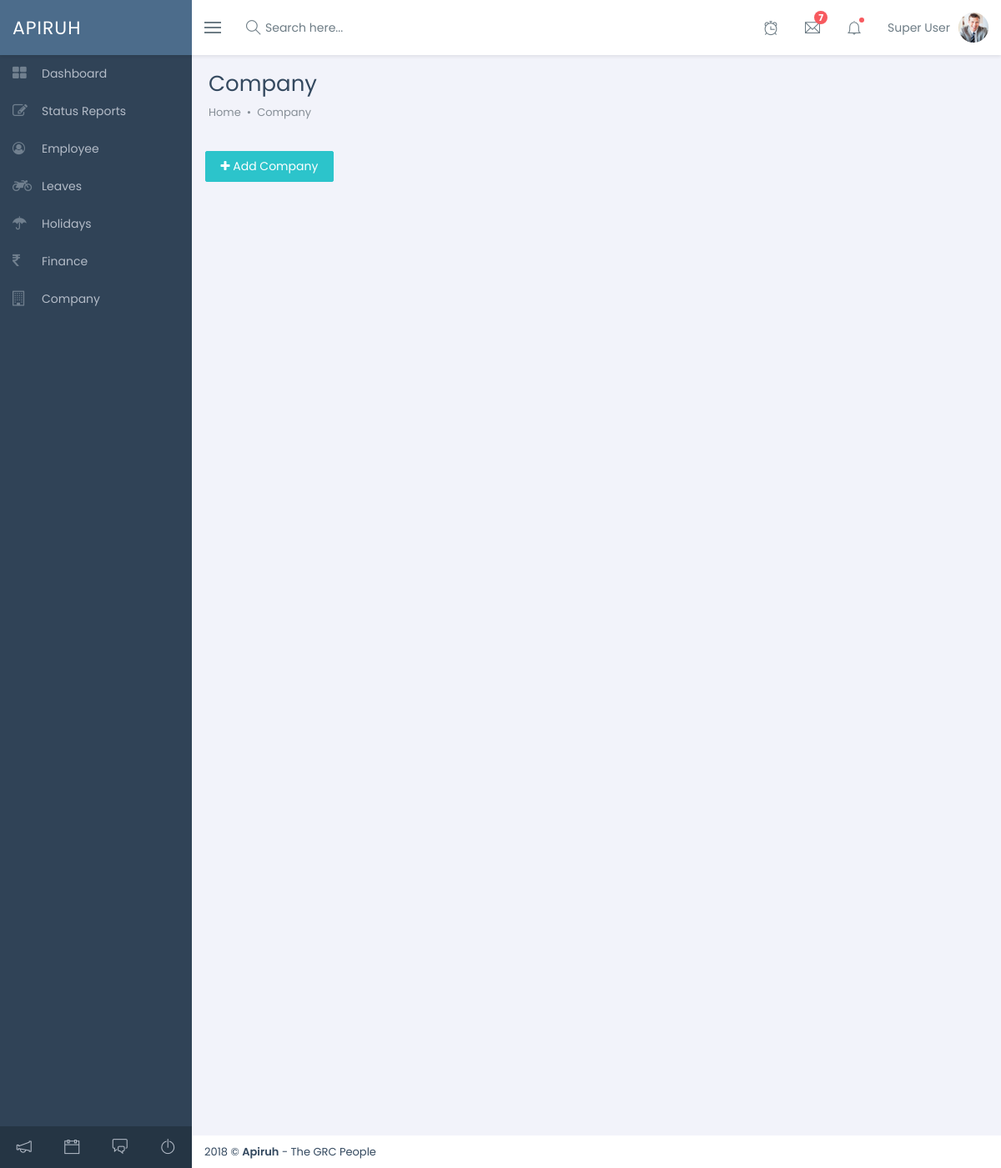
/new/admin/company.php, run on an earlier commit of the app's database.
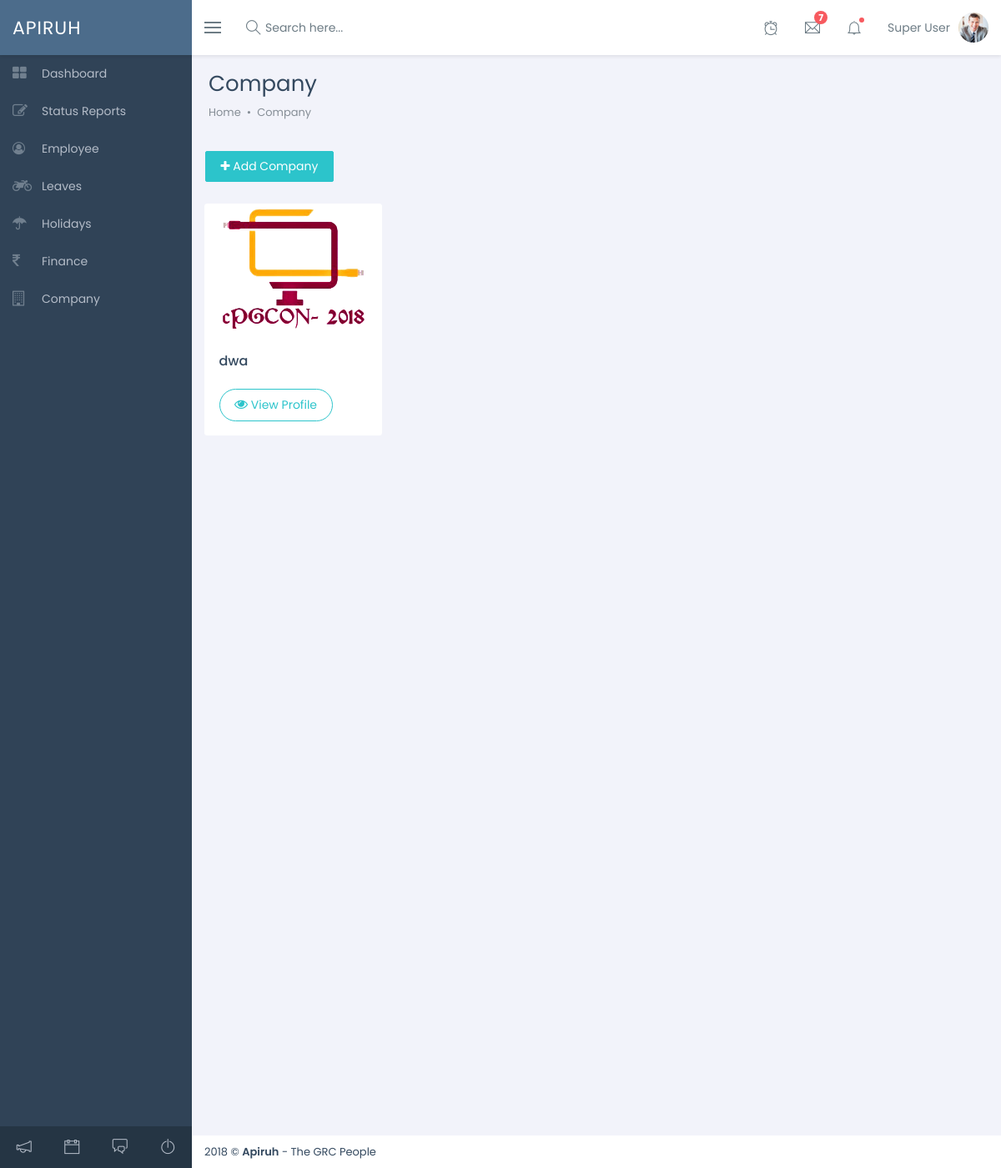
And on a later commit of the database.
### tables this page shows
CREATE TABLE `client` (
  `client_id` int(20) NOT NULL,
  `client_name` text NOT NULL,
  `client_addr` text NOT NULL,
  `client_poc` text NOT NULL,
  `client_poc_no` int(15) NOT NULL,
  `gstin` varchar(20) NOT NULL,
  `pan_no` varchar(20) NOT NULL,
  `agreement` varchar(256) NOT NULL,
  `support_docs` varchar(256) NOT NULL,
  `pic` varchar(256) NOT NULL
);

### new/admin/functions.php (called while the page is built, shortened)
<?php
require_once('config.php');
function get_comp_details(){
	global $connection;
	try {
		$stmt = $connection->prepare("SELECT * FROM `client` WHERE 1");
		$stmt->execute();
		$data = $stmt->fetchAll(PDO::FETCH_OBJ);
		return ($data);
	} catch (PDOException $e) {
		echo '{"error": {"text":'. $e->getMessage() .'}}';
	}
}
?>

### new/admin/company.php (the view, shortened to what this page needs)
<!DOCTYPE html>
<html>
<?php
      require_once('../includes/header.php');
      require_once('functions.php');
      $emp = get_comp_details();
  ?>
  <link href="../../../vendors/dataTables/datatables.min.css" rel="stylesheet"/>
   <link href="../assets/css/pages/ecommerce.css" rel="stylesheet"/>
  <body class="fixed-navbar">
    <div class="page-wrapper">
     <?php require_once('../includes/nav_bar.php'); ?>
      <div class="wrapper content-wrapper">
        <div class="page-heading">
          <h1 class="page-title">Company</h1>
          <ol class="breadcrumb">
            <li class="breadcrumb-item"><a href="index.html">Home</a></li>
            <li class="breadcrumb-item active">Company</li>
          </ol>
        </div>
        <div class="page-content fade-in-up">
          <div class="alert" style="padding-left: 0px; margin-bottom: 0px">
            <a class="btn btn-info" href="add_company"><i class="fa fa-plus"></i> Add Company</a></p>
          </div>
          <div class="page-content fade-in-up" style="padding-top: 0px; margin-top: 0px">
          <div class="row products-board">
            <?php
                foreach ($emp as $key){
              ?>
            <div class="col-lg-3 col-sm-6">
              <div class="card"><img src="<?= $key->pic; ?>"/>
                <div class="card-body"><a class="product-name" href="../admin/employee_profile?id=<?=$key->emp_id?>"><?= $key->client_name; ?></a><br>
                  <div class="m-t-10 d-flex justify-content-between align-items-center">
                    <a href="../admin/employee_profile?id=<?=$key->emp_id?>"><button class="btn btn-outline-info btn-rounded"><i class="fa fa-eye font-16"></i> View Profile</button></a>
                  </div>
                </div>
              </div>
            </div>
            <?php
                }
              ?>
          </div>
        </div>
        </div>
                <?php require_once('../includes/footer.php'); ?>
      </div>
    </div>
  </body>
</html>

### new/includes/header.php (shortened to what this page needs)
<head>
    <link href="../assets/vendors/bootstrap/dist/css/bootstrap.min.css" rel="stylesheet" />
    <link href="../assets/vendors/font-awesome/css/font-awesome.min.css" rel="stylesheet" />
    <link href="../assets/vendors/line-awesome/css/line-awesome.min.css" rel="stylesheet" />
    <link href="../assets/vendors/themify-icons/css/themify-icons.css" rel="stylesheet" />
    <link href="../assets/vendors/animate.css/animate.min.css" rel="stylesheet" />
    <link href="../assets/vendors/toastr/toastr.min.css" rel="stylesheet" />
    <link href="../assets/vendors/bootstrap-select/dist/css/bootstrap-select.min.css" rel="stylesheet" />
    <link href="../assets/vendors/jvectormap/jquery-jvectormap-2.0.3.css" rel="stylesheet" />
    <link href="../assets/css/main.min.css" rel="stylesheet" />
        <link href="../assets/vendors/bootstrap-datepicker/dist/css/bootstrap-datepicker3.min.css" rel="stylesheet" />
</head>

### new/includes/nav_bar.php (shortened to what this page needs)
  <header class="header">
      <div class="page-brand">
          <a href="index.html">
              <span class="brand">Apiruh</span>
          </a>
      </div>
      <div class="flexbox flex-1">
          <ul class="nav navbar-toolbar">
              <li>
                  <a class="nav-link sidebar-toggler js-sidebar-toggler" href="javascript:;">
                      <span class="icon-bar"></span>
                      <span class="icon-bar"></span>
                      <span class="icon-bar"></span>
                  </a>
              </li>
              <li>
                  <a class="nav-link search-toggler js-search-toggler"><i class="ti-search"></i>
                      <span>Search here...</span>
                  </a>
              </li>
          </ul>
          <ul class="nav navbar-toolbar">
              <li class="timeout-toggler">
                  <a class="nav-link toolbar-icon" data-toggle="modal" data-target="#session-dialog" href="javascript:;"><i class="ti-alarm-clock timeout-toggler-icon rel"><span class="notify-signal"></span></i></a>
              </li>
              <li class="dropdown dropdown-inbox">
                  <a class="nav-link dropdown-toggle toolbar-icon" data-toggle="dropdown" href="javascript:;"><i class="ti-email"></i>
                      <span class="envelope-badge">7</span>
                  </a>
              </li>
              <li class="dropdown dropdown-notification">
                  <a class="nav-link dropdown-toggle toolbar-icon" data-toggle="dropdown" href="javascript:;"><i class="ti-bell rel"><span class="notify-signal"></span></i></a>
              </li>
              <li class="dropdown dropdown-user">
                  <a class="nav-link dropdown-toggle link" data-toggle="dropdown">
                      <span>Super User</span>
                      <img src="../assets/img/users/admin-image.png" alt="image" />
                  </a>
              </li>
          </ul>
      </div>
  </header>
<nav class="page-sidebar" id="sidebar">
  <div id="sidebar-collapse">
    <ul class="side-menu metismenu">
      <li>
        <a href="../admin/index">
          <i class="sidebar-item-icon fa fa-th-large"></i>
          <span class="nav-label">Dashboard</span>
        </a>
      </li>
      <li>
        <a href="../admin/status_report">
          <i class="sidebar-item-icon fa fa-edit"></i>
          <span class="nav-label">Status Reports</span>
        </a>
      </li>
      <li>
        <a href="../admin/employee.php">
          <i class="sidebar-item-icon fa fa-user-circle-o" style="font-size:15px"></i>
          <span class="nav-label">Employee</span>
        </a>
      </li>
      <li>
        <a href="../admin/leaves">
          <i class="sidebar-item-icon fa fa-motorcycle"></i>
          <span class="nav-label">Leaves</span>
        </a>
      </li>
      <li>
        <a href="../admin/holidays">
          <i class="sidebar-item-icon fa fa-umbrella"></i>
          <span class="nav-label">Holidays</span>
        </a>
      </li>
      <li>
        <a href="../finance/">
          <i class="sidebar-item-icon fa fa-rupee"></i>
          <span class="nav-label">Finance</span>
        </a>
      </li>
      <li>
        <a href="../admin/company">
          <i class="sidebar-item-icon fa fa-building-o"></i>
          <span class="nav-label">Company</span>
        </a>
      </li>
    </ul>
    <div class="sidebar-footer">
        <a href="javascript:;"><i class="ti-announcement"></i></a>
        <a href="calendar"><i class="ti-calendar"></i></a>
        <a href="javascript:;"><i class="ti-comments"></i></a>
        <a href="login.html"><i class="ti-power-off"></i></a>
    </div>
</nav>

### new/includes/footer.php (shortened to what this page needs)
<footer class="page-footer">
	<div class="font-13">2018 © <b>Apiruh</b> - The GRC People</div>
</footer>

### admin_1/html/assets/css/pages/ecommerce.css (style rules this page uses)
.products-board .card { margin-bottom:25px }
.product-name { display:block;font-size:16px;font-weight:500;color:inherit }

### new/includes/header.php (style rules this page uses)
a.btn.btn-info { color: #fff; }

What changed in the data, as far as the page shows it:
added client: pic (picture), client_name "dwa"
